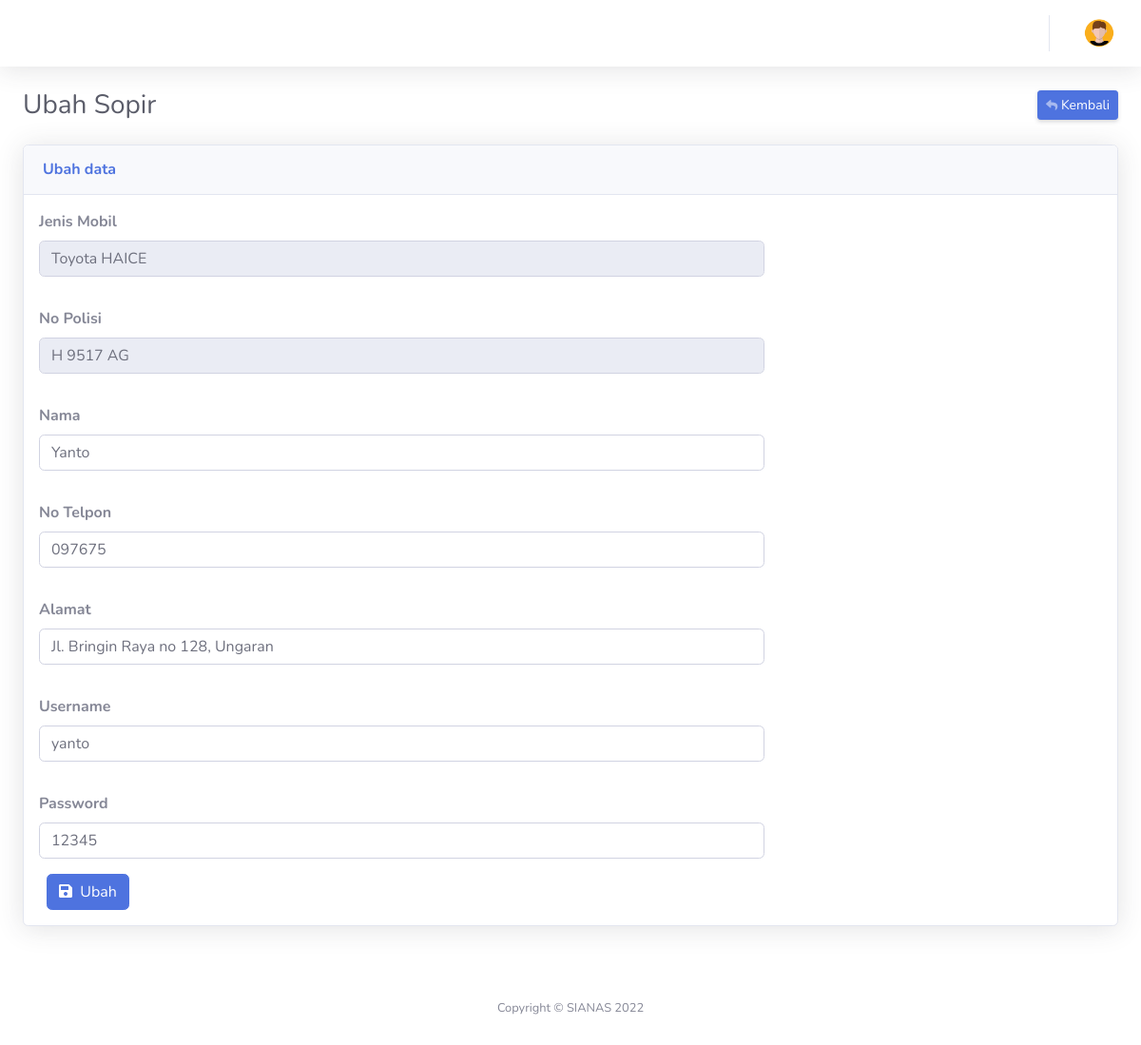
Page /sopir/ubah/17 on the earlier database version.
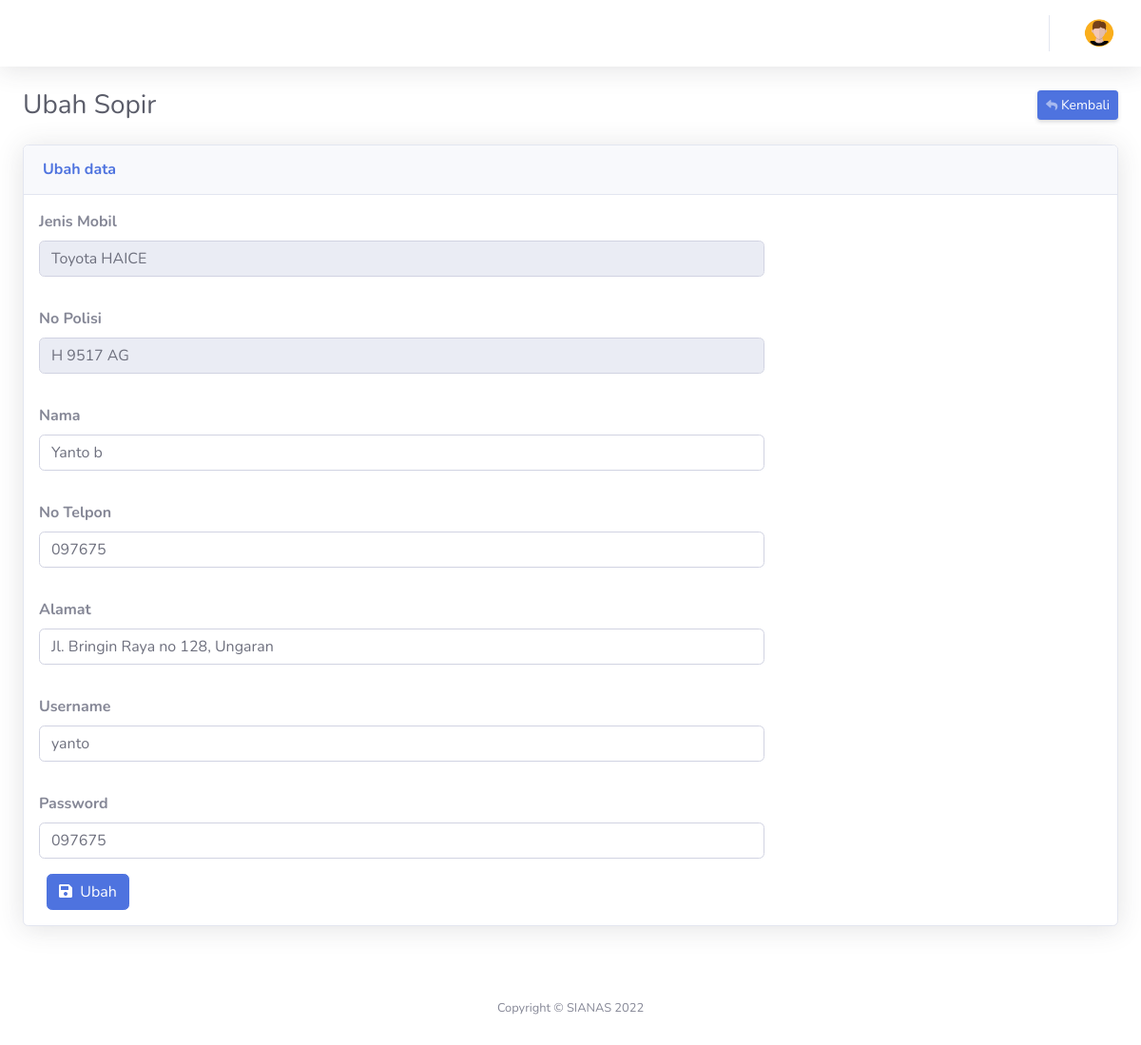
Same page on the later database version.
### tables this page shows
CREATE TABLE `mobil` (
  `no_mobil` int(10) NOT NULL,
  `nama` varchar(120) NOT NULL,
  `no_hp` varchar(120) NOT NULL,
  `alamat` varchar(120) NOT NULL,
  `username` varchar(120) NOT NULL,
  `password` varchar(120) NOT NULL,
  `role` int(10) NOT NULL,
  `jenis_mobil` varchar(20) NOT NULL,
  `no_plat` varchar(20) NOT NULL,
  `tgl_pjk` date NOT NULL,
  `no_rangka` varchar(120) NOT NULL,
  `no_mesin` varchar(120) NOT NULL,
  `no_stnk` varchar(120) NOT NULL,
  `warna` varchar(120) NOT NULL,
  `status` varchar(20) NOT NULL,
  `foto` varchar(120) NOT NULL
);

### application/controllers/Sopir.php (called while the page is built, shortened)
<?php
class Sopir extends CI_Controller
{
    function __construct()
    {
        $this->load->library('form_validation');
        $this->load->helper(array('url', 'form'));
        $this->load->model('admin/Sopir_model', 'sopir');
        $this->load->model('admin/Mobil_model', 'mobil');
        $this->load->model('admin/Riwayat_model', 'riwayat');
        $this->load->model('admin/Perawatan_model', 'perawatan');
    }
    public function ubah($no_mobil)
    {
        $data['session'] = $this->session->userdata('nama');
        $id = $this->session->userdata('userid');
        $data['nama'] = $this->db->get_where('admin', ['no_admin' => $id])->row_array();
        $data['sopir'] = $this->sopir->getAnggotaById($no_mobil);
        $this->form_validation->set_rules('jenis_mobil', 'Jenis Mobil', 'required');
        $this->form_validation->set_rules('no_plat', 'No Polisi', 'required');
        $this->form_validation->set_rules('nama', 'Nama', 'required');
        $this->form_validation->set_rules('no_hp', 'No Telp', 'required');
        $this->form_validation->set_rules('username', 'Username', 'required');
        $this->form_validation->set_rules('password', 'Password', 'required');
        if ($this->form_validation->run() == FALSE) {
            $this->load->view('admin/template/header', $data);
            $this->load->view('admin/template/topbar', $data);
            $this->load->view('admin/sopir/ubah', $data);
            $this->load->view('admin/template/footer', $data);
        } else {
            $data['sopir'] = $this->sopir->ubahSopir();
            $this->session->set_flashdata('success', 'Diubah!');
            redirect('sopir/sopir');
        }
    }
}

### index.php (called while the page is built, shortened)
<?php
require_once BASEPATH.'core/CodeIgniter.php';

### application/models/admin/Sopir_model.php (called while the page is built, shortened)
<?php
class Sopir_model extends CI_Model
{
	public function getAnggotaById($no_mobil)
	{
		return $this->db->get_where('mobil', ['no_mobil' => $no_mobil])->row_array();
	}
}

### application/views/admin/sopir/ubah.php (the view, shortened to what the changed rows need)
<div class="container-fluid">
    <div class="d-sm-flex align-items-center justify-content-between mb-4">
        <h1 class="h3 mb-0 text-gray-800">Ubah Sopir</h1>
    </div>
    <div class="row">
        <div class="col-lg-12 mb-4">
            <div class="card shadow mb-4">
                <form action="" method="POST">
                    <div class="form-row">
                        <div class="form-group col-md-8 ml-3 mt-3">
                            <label for="kode"><strong>Jenis Mobil</strong></label>
                            <input type="text" name="jenis_mobil" placeholder="Masukkan Jenis Mobil" autocomplete="off" class="form-control" id="subbag" value="<?= $sopir['jenis_mobil']; ?>" readonly>
                        </div>
                    </div>
                    <div class="form-row">
                        <div class="form-group col-md-8 ml-3 mt-3">
                            <label for="kode"><strong>No Polisi</strong></label>
                            <input type="text" name="no_plat" placeholder="Masukkan No Polisi" autocomplete="off" class="form-control" id="subbag" value="<?= $sopir['no_plat']; ?>" readonly>
                        </div>
                    </div>
                    <div class="form-row">
                        <div class="form-group col-md-8 ml-3 mt-3">
                            <label for="kode"><strong>Nama</strong></label>
                            <input type="text" name="nama" placeholder="Masukkan Nama" autocomplete="off" class="form-control" id="nama" value="<?= $sopir['nama']; ?>">
                        </div>
                    </div>
                    <div class="form-row">
                        <div class="form-group col-md-8 ml-3 mt-3">
                            <label for="kode"><strong>No Telpon</strong></label>
                            <input type="text" name="no_hp" placeholder="Masukkan No Telpon" autocomplete="off" class="form-control" id="no_hp" value="<?= $sopir['no_hp']; ?>">
                        </div>
                    </div>
                    <div class="form-row">
                        <div class="form-group col-md-8 ml-3 mt-3">
                            <label for="kode"><strong>Alamat</strong></label>
                            <input type="text" name="alamat" placeholder="Masukkan Alamat" autocomplete="off" class="form-control" id="no_hp" value="<?= $sopir['alamat']; ?>">
                        </div>
                    </div>
                    <div class="form-row">
                        <div class="form-group col-md-8 ml-3 mt-3">
                            <label for="kode"><strong>Username</strong></label>
                            <input type="text" name="username" placeholder="Masukkan Username" autocomplete="off" class="form-control" id="username" value="<?= $sopir['username']; ?>">
                        </div>
                    </div>
                    <div class="form-row">
                        <div class="form-group col-md-8 ml-3 mt-3">
                            <label for="kode"><strong>Password</strong></label>
                            <input type="text" name="password" placeholder="Masukkan Password" autocomplete="off" class="form-control" id="password" value="<?= $sopir['password']; ?>">
                        </div>
                    </div>
                </form>
            </div>
        </div>
    </div>
</div>
</div>
</body>
</html>

Differences in the rows shown:
changed mobil "Toyota HAICE": nama "Yanto" → "Yanto b"; password "12345" → "097675"
